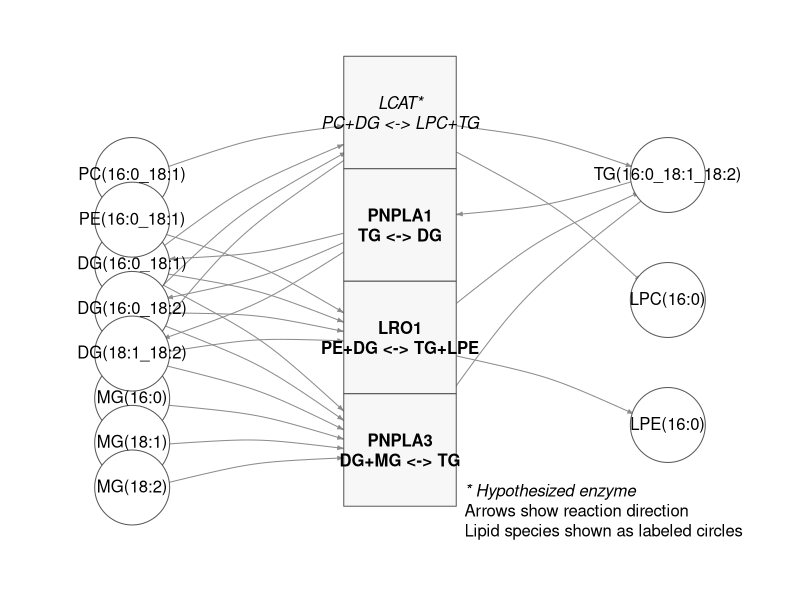
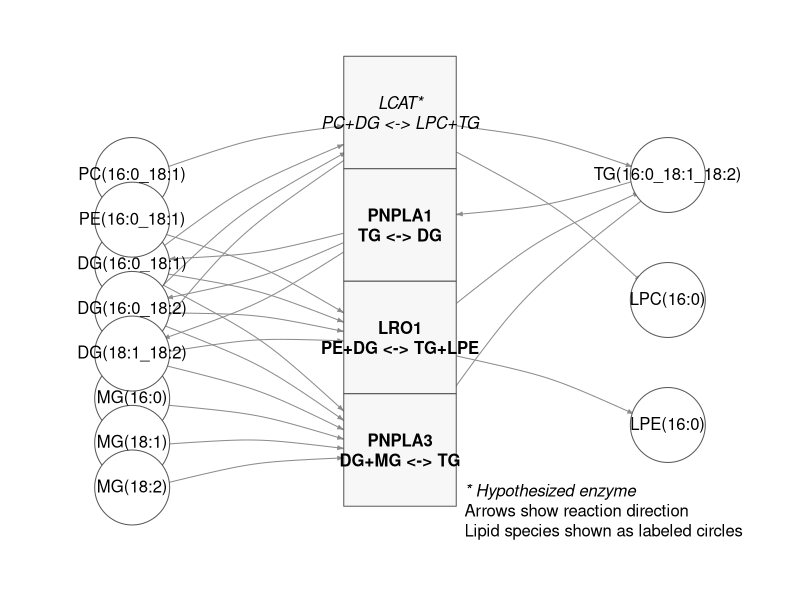

These figures' R source, in order:
# ══════════════════════════════════════════════════════════════════════════════
# SECTION 6: LINEX-BASED LIPID REACTION NETWORK ANALYSIS
# ══════════════════════════════════════════════════════════════════════════════
#
# This script generates ONLY the figures and tables for Section 6:
# "LINEX-based lipid reaction network analysis"
#
# OUTPUTS:
#   - Figure 4 (Main): LINEX Enriched Subnetwork
#   - Table 2 (Main): LINEX GWAS support (in LaTeX document)
#   - Supplementary Table S11: LINEX Reactions with RHEA annotations
#
# ══════════════════════════════════════════════════════════════════════════════

message("\n")
message("══════════════════════════════════════════════════════════════")
message("SECTION 6: LINEX-BASED LIPID REACTION NETWORK ANALYSIS")
message("══════════════════════════════════════════════════════════════")
message("\n")

# ──────────────────────────────────────────────────────────────────────────────
# SETUP
# ──────────────────────────────────────────────────────────────────────────────

suppressPackageStartupMessages({
  library(igraph)
  library(stringr)
  library(dplyr)
  library(tibble)
})

# Create output directories
dir.create("fig/main", recursive = TRUE, showWarnings = FALSE)
dir.create("table/supp", recursive = TRUE, showWarnings = FALSE)


# ══════════════════════════════════════════════════════════════════════════════
# ══════════════════════════════════════════════════════════════════════════════
#
#            FIGURE 4 (MAIN): LINEX ENRICHED SUBNETWORK
#
# ══════════════════════════════════════════════════════════════════════════════
# ══════════════════════════════════════════════════════════════════════════════

message("\n══════════════════════════════════════════════════════════════")
message("FIGURE 4 (MAIN): LINEX ENRICHED SUBNETWORK")
message("══════════════════════════════════════════════════════════════\n")

# ──────────────────────────────────────────────────────────────────────────────
# 1) Define lipid species (individual molecules)
# ──────────────────────────────────────────────────────────────────────────────

lipid_species <- c(
  # Monoglycerides
  "MG(16:0)", "MG(18:1)", "MG(18:2)",
  # Diglycerides
  "DG(16:0_18:1)", "DG(16:0_18:2)", "DG(18:1_18:2)",
  # Triglyceride
  "TG(16:0_18:1_18:2)",
  # Phospholipids involved in reactions
  "PC(16:0_18:1)", "PE(16:0_18:1)",
  # Lysophospholipids (products)
  "LPC(16:0)", "LPE(16:0)"
)

# Helper function to extract lipid class
lip_class <- function(x) str_extract(x, "^[A-Za-z]+")

# ──────────────────────────────────────────────────────────────────────────────
# 2) Reaction nodes with enzyme names AND reversible reactions
# ──────────────────────────────────────────────────────────────────────────────

R1_short <- "LCAT*\nPC+DG <-> LPC+TG"
R2_short <- "PNPLA1\nTG <-> DG"
R3_short <- "LRO1\nPE+DG <-> TG+LPE"
R4_short <- "PNPLA3\nDG+MG <-> TG"

reactions_short <- c(R1_short, R2_short, R3_short, R4_short)
enzyme_names <- c("LCAT*", "PNPLA1", "LRO1", "PNPLA3")

# ──────────────────────────────────────────────────────────────────────────────
# 3) Create Supplementary Table S11 with full RHEA info
# ──────────────────────────────────────────────────────────────────────────────

message("Creating Supplementary Table S11 (LINEX Reactions)...")

reaction_table <- tibble(
  Reaction_ID = c("R1", "R2", "R3", "R4"),
  Gene_Symbol = c("LCAT", "PNPLA1", "LRO1", "PNPLA3"),
  Reaction_Type = rep("L_FAdelete", 4),
  Substrates = c("PC, DG", "TG", "PE, DG", "DG, MG"),
  Products = c("LPC, TG", "DG", "TG, LPE", "TG"),
  RHEA_IDs = c(
    "RHEA:32843, RHEA:44236",
    "RHEA:61528, RHEA:44676, RHEA:40615, RHEA:40619",
    "RHEA:44252, RHEA:32847, RHEA:44232",
    "RHEA:44436, RHEA:44440"
  ),
  Notes = c(
    "Hypothesized based on reaction specificity (not from LINEX)",
    "From LINEX database",
    "From LINEX database",
    "From LINEX database"
  )
)

# Save table as S11
write.csv(reaction_table, "table/supp/SuppTable_S11_LINEX_Reactions.csv", row.names = FALSE)
message("Saved: table/supp/SuppTable_S11_LINEX_Reactions.csv")

# ──────────────────────────────────────────────────────────────────────────────
# 4) Node styling (neutral lipid circles, labeled species)
# ──────────────────────────────────────────────────────────────────────────────

# ──────────────────────────────────────────────────────────────────────────────
# 5) Build DIRECTED edges showing conversions
# ──────────────────────────────────────────────────────────────────────────────

edges <- data.frame(from = character(), to = character(), stringsAsFactors = FALSE)

# Get species by class
DG_species <- lipid_species[lip_class(lipid_species) == "DG"]
MG_species <- lipid_species[lip_class(lipid_species) == "MG"]
TG_species <- lipid_species[lip_class(lipid_species) == "TG"]
PC_species <- lipid_species[lip_class(lipid_species) == "PC"]
PE_species <- lipid_species[lip_class(lipid_species) == "PE"]
LPC_species <- lipid_species[lip_class(lipid_species) == "LPC"]
LPE_species <- lipid_species[lip_class(lipid_species) == "LPE"]

# R1 (LCAT*): PC + DG → LPC + TG
for (pc in PC_species) edges <- rbind(edges, data.frame(from = pc, to = R1_short))
for (dg in DG_species) edges <- rbind(edges, data.frame(from = dg, to = R1_short))
for (lpc in LPC_species) edges <- rbind(edges, data.frame(from = R1_short, to = lpc))
for (tg in TG_species) edges <- rbind(edges, data.frame(from = R1_short, to = tg))

# R2 (PNPLA1): TG → DG (+ FA released)
for (tg in TG_species) edges <- rbind(edges, data.frame(from = tg, to = R2_short))
for (dg in DG_species) edges <- rbind(edges, data.frame(from = R2_short, to = dg))

# R3 (LRO1): PE + DG → TG + LPE
for (pe in PE_species) edges <- rbind(edges, data.frame(from = pe, to = R3_short))
for (dg in DG_species) edges <- rbind(edges, data.frame(from = dg, to = R3_short))
for (tg in TG_species) edges <- rbind(edges, data.frame(from = R3_short, to = tg))
for (lpe in LPE_species) edges <- rbind(edges, data.frame(from = R3_short, to = lpe))

# R4 (PNPLA3): DG + MG → TG (transacylation)
for (dg in DG_species) edges <- rbind(edges, data.frame(from = dg, to = R4_short))
for (mg in MG_species) edges <- rbind(edges, data.frame(from = mg, to = R4_short))
for (tg in TG_species) edges <- rbind(edges, data.frame(from = R4_short, to = tg))

# ──────────────────────────────────────────────────────────────────────────────
# 6) Build igraph (DIRECTED)
# ──────────────────────────────────────────────────────────────────────────────

all_nodes <- unique(c(lipid_species, reactions_short))
type <- ifelse(all_nodes %in% reactions_short, "reaction", "lipid")

g <- graph_from_data_frame(edges, directed = TRUE, vertices = data.frame(name = all_nodes))

V(g)$type <- type[match(V(g)$name, all_nodes)]
V(g)$shape <- ifelse(V(g)$type == "reaction", "square", "circle")

# Use neutral fills (no class coloring) so species labels drive interpretation
V(g)$lipid_class <- lip_class(V(g)$name)
V(g)$color <- ifelse(
  V(g)$type == "reaction",
  "#F7F7F7",
  "white"
)
V(g)$color[is.na(V(g)$color)] <- "grey85"

V(g)$frame.color <- "grey35"
V(g)$size <- ifelse(V(g)$type == "reaction", 42, 28)

# Labels
V(g)$label <- V(g)$name
V(g)$label.color <- "black"
V(g)$label.cex <- ifelse(V(g)$type == "reaction", 1.0, 1.0)

# Font: 1=plain, 2=bold, 3=italic, 4=bold italic
# LCAT* gets italic, other reactions get bold, lipids get plain
V(g)$label.font <- ifelse(grepl("^LCAT", V(g)$name), 3,
                          ifelse(V(g)$type == "reaction", 2, 1))

# Edge styling
E(g)$color <- "grey55"
E(g)$width <- 1.0
E(g)$arrow.size <- 0.3
E(g)$arrow.width <- 1.0

# ──────────────────────────────────────────────────────────────────────────────
# 7) Layout - Force-directed with enzyme row in middle
# ──────────────────────────────────────────────────────────────────────────────

set.seed(42)
lay <- layout_with_fr(g, niter = 2000)

# Identify node indices by type
lip_idx <- which(V(g)$type == "lipid")
rx_idx <- which(V(g)$type == "reaction")

# Group lipids by class for positioning
substrate_classes <- c("PC", "PE", "DG", "MG")
product_classes <- c("LPC", "LPE", "TG")

# Position enzymes in a column in the middle
enzyme_order <- reactions_short
for (i in seq_along(rx_idx)) {
  enz_name <- V(g)$name[rx_idx[i]]
  enz_pos <- match(enz_name, enzyme_order)
  if (!is.na(enz_pos)) {
    lay[rx_idx[i], 1] <- 0
    lay[rx_idx[i], 2] <- 2.5 - (enz_pos - 1) * 1.8
  }
}

# Position substrate lipids on the left (grouped by class)
substrate_idx <- lip_idx[V(g)$lipid_class[lip_idx] %in% substrate_classes]
if (length(substrate_idx) > 0) {
  sub_classes <- V(g)$lipid_class[substrate_idx]
  sub_order <- order(factor(sub_classes, levels = c("PC", "PE", "DG", "MG")), V(g)$name[substrate_idx])
  substrate_idx <- substrate_idx[sub_order]

  y_positions <- seq(from = 1.5, to = -3.5, length.out = length(substrate_idx))
  for (i in seq_along(substrate_idx)) {
    lay[substrate_idx[i], 1] <- -3.5
    lay[substrate_idx[i], 2] <- y_positions[i]
  }
}

# Position product lipids on the right
product_idx <- lip_idx[V(g)$lipid_class[lip_idx] %in% product_classes]
if (length(product_idx) > 0) {
  prod_classes <- V(g)$lipid_class[product_idx]
  prod_order <- order(factor(prod_classes, levels = c("TG", "LPC", "LPE")))
  product_idx <- product_idx[prod_order]

  y_positions <- seq(from = 1.5, to = -2.5, length.out = length(product_idx))
  for (i in seq_along(product_idx)) {
    lay[product_idx[i], 1] <- 3.5
    lay[product_idx[i], 2] <- y_positions[i]
  }
}

# ──────────────────────────────────────────────────────────────────────────────
# 8) Plot Figure 4
# ──────────────────────────────────────────────────────────────────────────────

out_png <- "fig/main/Figure4_LINEX_Enriched_Subnetwork.png"
out_pdf <- "fig/main/Figure4_LINEX_Enriched_Subnetwork.pdf"

plot_network <- function() {
  plot(
    g,
    layout = lay,
    main = "",
    vertex.label = V(g)$label,
    vertex.label.color = V(g)$label.color,
    vertex.label.cex = V(g)$label.cex,
    vertex.label.font = V(g)$label.font,
    vertex.label.family = "sans",
    edge.curved = 0.15,
    asp = 0.7
  )

  # Notes
  legend(
    "bottomright",
    legend = c("* Hypothesized enzyme", "Arrows show reaction direction", "Lipid species shown as labeled circles"),
    bty = "n",
    cex = 1.0,
    text.font = c(3, 1, 1)
  )
}

# PNG
png(out_png, width = 3600, height = 2600, res = 300)
par(mar = c(2.5, 2.5, 2.5, 2.5), cex.main = 1.5)
plot_network()
dev.off()
message("Saved: ", out_png)

# PDF
pdf(out_pdf, width = 11, height = 8)
par(mar = c(2.5, 2.5, 2.5, 2.5), cex.main = 1.5)
plot_network()
dev.off()
message("Saved: ", out_pdf)

message("\n\u2713 Figure 4 (LINEX Network) complete!\n")


# ══════════════════════════════════════════════════════════════════════════════
# SUMMARY
# ══════════════════════════════════════════════════════════════════════════════

message("\n")
message("══════════════════════════════════════════════════════════════")
message("SECTION 6 COMPLETE!")
message("══════════════════════════════════════════════════════════════")
message("\n")
message("Generated outputs:")
message("  - fig/main/Figure4_LINEX_Enriched_Subnetwork.png")
message("  - fig/main/Figure4_LINEX_Enriched_Subnetwork.pdf")
message("  - table/supp/SuppTable_S11_LINEX_Reactions.csv")
message("\n")
message("Note: Table 2 (LINEX GWAS support) is in the LaTeX document.")
message("\n")

# Print reaction table for reference
message("=== REACTION TABLE (S11) ===")
print(reaction_table)
